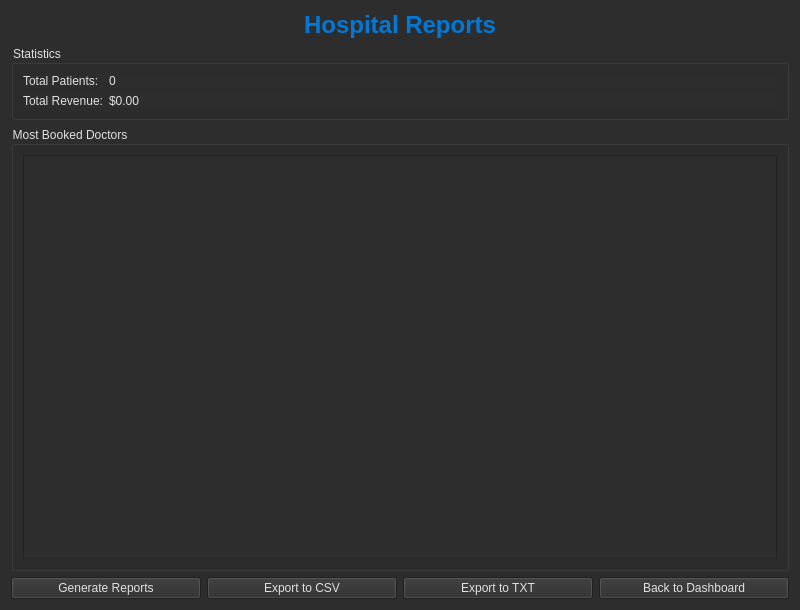
<?xml version="1.0" encoding="UTF-8"?>
<ui version="4.0">
 <class>ReportsPage</class>
 <widget class="QWidget" name="ReportsPage">
  <property name="geometry">
   <rect>
    <x>0</x>
    <y>0</y>
    <width>800</width>
    <height>610</height>
   </rect>
  </property>
  <property name="windowTitle">
   <string>Reports</string>
  </property>
  <property name="styleSheet">
   <string notr="true">background-color: #2D2D2D; color: #E0E0E0;</string>
  </property>
  <layout class="QVBoxLayout" name="verticalLayout">
   <item>
    <widget class="QLabel" name="titleLabel">
     <property name="styleSheet">
      <string notr="true">font-size: 24px; font-weight: bold; color: #0078D7;</string>
     </property>
     <property name="text">
      <string>Hospital Reports</string>
     </property>
     <property name="alignment">
      <set>Qt::AlignmentFlag::AlignCenter</set>
     </property>
    </widget>
   </item>
   <item>
    <widget class="QGroupBox" name="statsGroupBox">
     <property name="title">
      <string>Statistics</string>
     </property>
     <layout class="QFormLayout" name="formLayout">
      <item row="0" column="0">
       <widget class="QLabel" name="totalPatientsLabel">
        <property name="text">
         <string>Total Patients:</string>
        </property>
       </widget>
      </item>
      <item row="0" column="1">
       <widget class="QLabel" name="totalPatientsValue">
        <property name="text">
         <string>0</string>
        </property>
       </widget>
      </item>
      <item row="1" column="0">
       <widget class="QLabel" name="totalRevenueLabel">
        <property name="text">
         <string>Total Revenue:</string>
        </property>
       </widget>
      </item>
      <item row="1" column="1">
       <widget class="QLabel" name="totalRevenueValue">
        <property name="text">
         <string>$0.00</string>
        </property>
       </widget>
      </item>
     </layout>
    </widget>
   </item>
   <item>
    <widget class="QGroupBox" name="doctorsGroupBox">
     <property name="title">
      <string>Most Booked Doctors</string>
     </property>
     <layout class="QVBoxLayout" name="verticalLayout_2">
      <item>
       <widget class="QListWidget" name="doctorListWidget"/>
      </item>
     </layout>
    </widget>
   </item>
   <item>
    <layout class="QHBoxLayout" name="buttonLayout">
     <item>
      <widget class="QPushButton" name="generateButton">
       <property name="text">
        <string>Generate Reports</string>
       </property>
      </widget>
     </item>
     <item>
      <widget class="QPushButton" name="exportCSVButton">
       <property name="text">
        <string>Export to CSV</string>
       </property>
      </widget>
     </item>
     <item>
      <widget class="QPushButton" name="exportTXTButton">
       <property name="text">
        <string>Export to TXT</string>
       </property>
      </widget>
     </item>
     <item>
      <widget class="QPushButton" name="backButton">
       <property name="text">
        <string>Back to Dashboard</string>
       </property>
      </widget>
     </item>
    </layout>
   </item>
  </layout>
 </widget>
 <resources/>
 <connections/>
</ui>
